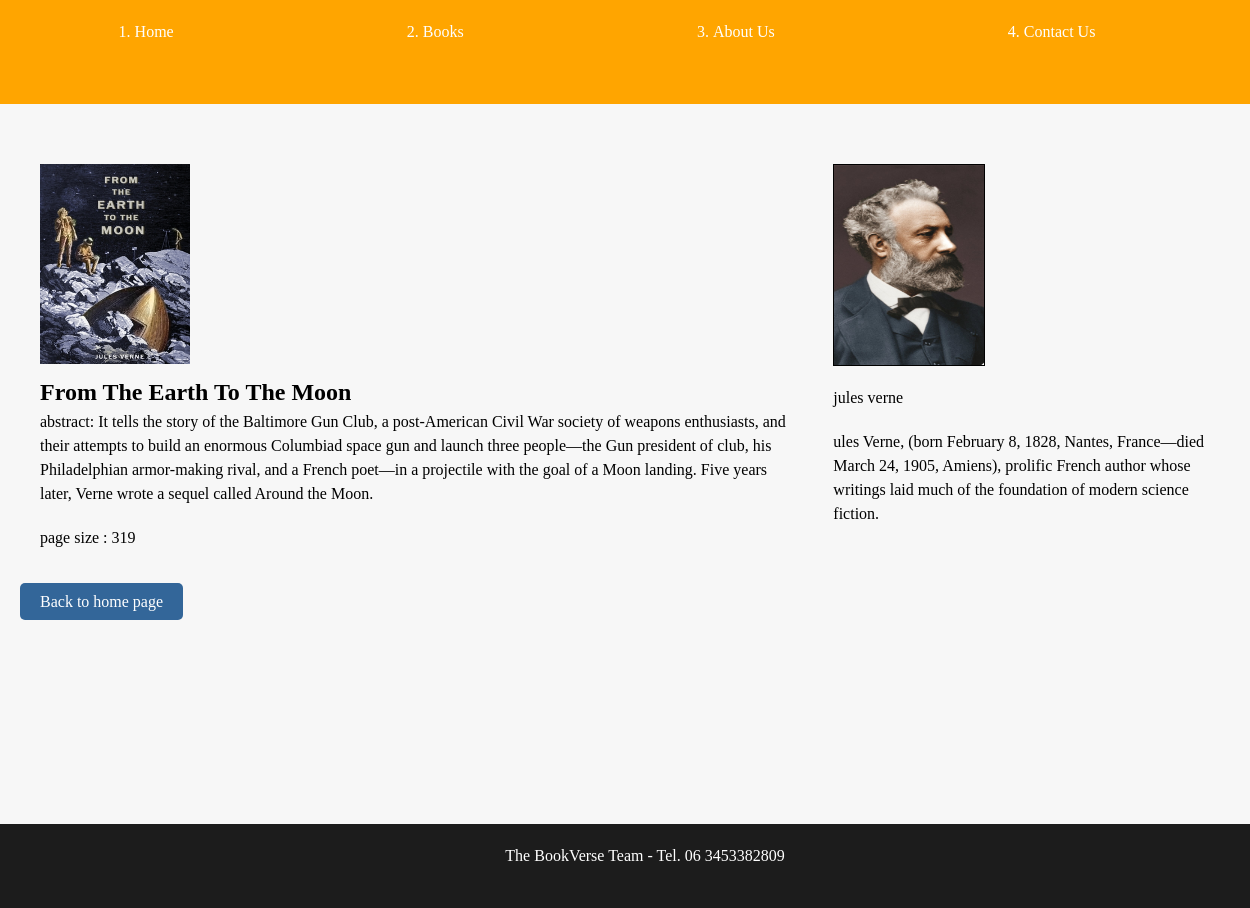
/book/4, run on the app's committed database.
### books/models.py (models this page shows, shortened)
class Book(models.Model):
    name = models.CharField(max_length=50)
    abstract = models.TextField(default='', blank=True)
    pageSize = models.IntegerField(max_length=100, default='', blank=True)
    image = models.ImageField(null=True, blank=True),
    price = models.IntegerField(max_length=100, default='', blank=True)
    author_id = models.IntegerField()

class Author(models.Model):
    name = models.CharField(max_length=50)
    bio = models.TextField(default='', blank=True)
    birht_date = models.DateField(default='', blank=True)
    image = models.ImageField(null=True, blank=True)

### books/views.py (the view)
# urls.py: path("book/<int:pk>", views.single_pool),
def single_pool(request, pk):
    ctx = {'book' : Book.objects.get(id=pk),
           }
    try:
        author = Author.objects.get(id=ctx['book'].author_id)
    except:
        author = None
    return render(request, 'books/single_pool.html',
                {
                    'book':ctx['book'],
                    'author':author,
                }
                  )

### books/templates/books/single_pool.html
{% extends "books/base.html" %}
{% block content %}
  <section id="piscine">
    <div
    style = "display: flex;
      flex-direction: row;
    "
    >
    <div
      style = "display: flex;
        flex:2;
        flex-direction: column;
        padding: 20px;
      "
    >
    <img src="../static/book_images/{{ book.name}}.jpg" alt="{{ book.name }}"
    style="width: 150px;height:200px;"
  >
  <h1>
    {{ book.name }}
    </h1>
    <p> abstract: {{ book.abstract }}</p>
    <p>
      page size : {{ book.pageSize }}
    </p>
  </div>
  <div
  class ='Author'
  style="display: flex;
    flex:1;
    flex-direction: column;
      padding: 20px;
    "
  >
  <div
    style="
      width: 150px;
      height: 200px;
      border: 1px solid black;"
  >
    <img src="../static/author_images/{{author.image}}" alt=""
      style="width: 150px;height:200px;"
    >
  </div>
  <p
    style="margin-top: 20px;"
  >{{author.name}}</p>
  {{author.bio}}
  </div>
  </div>
  <a href="/" class="btn">Back to home page</a>
    </section>
{% endblock %}

### books/static/style.css (style rules this page uses)
* { margin: 0; padding: 0; }
body { font-family: 'roboto monospace'; font-weight: 300; font-size: 16px; line-height: 1.5; background-color: #f7f7f7; }
section { margin-bottom: 10px; }
img { width: 300px; margin-bottom: 10px; }
p { font-size: 16px; margin-bottom: 20px; }
.btn { background-color: #336699; color: #fff; padding: 10px 20px; border-radius: 5px; text-decoration: none; margin-top: 20px; }
a { text-decoration: none; }

### data on the page
Book: name (picture), name "From The Earth To The Moon", abstract "It tells the story of the Baltimore Gun Club, a post-American Civil War society of weapons enthusiasts, and their attempts to build an enormous Columbiad space gun and launch three people—the Gun president of club, his Philadelphian armor-making rival, and a French poet—in a projectile with the goal of a Moon landing. Five years later, Verne wrote a sequel called Around the Moon.", pageSize "319"
Author: image (picture), name "jules verne", bio "ules Verne, (born February 8, 1828, Nantes, France—died March 24, 1905, Amiens), prolific French author whose writings laid much of the foundation of modern science fiction."
